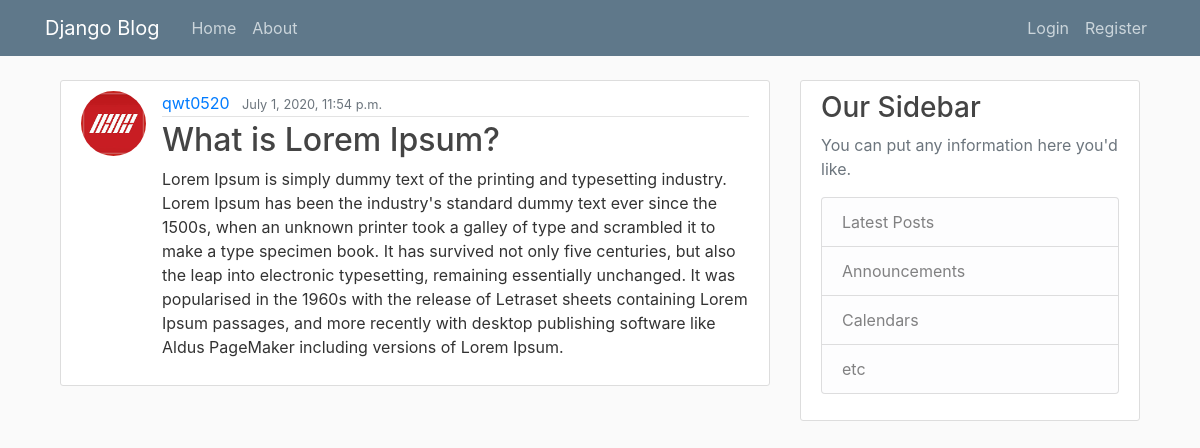
Screenshot of /blog/post/9/ with the database file from the repository.
### blog/models.py (models this page shows, shortened)
class Post(models.Model):
    title = models.CharField(max_length=100)
    content = models.TextField()
    date_posted = models.DateTimeField(default=timezone.now())
    author = models.ForeignKey(User, on_delete=models.CASCADE)

### Users/models.py (models this page shows, shortened)
class Profile(models.Model):
    user = models.OneToOneField(User, on_delete=models.CASCADE)
    image = models.ImageField(default='default.jpg', upload_to='profile_pics')

### blog/views.py (the view)
# urls.py: path('post/<int:pk>/', PostDetailView.as_view(), name='post-detail'),
class PostDetailView(DetailView):
    model = Post

### blog/templates/blog/post_detail.html (shortened to what this page needs)
{% extends "blog/base.html" %}
{% block content %}
    <article class="media content-section">
        <img class = "rounded-circle article-img" src="{{ object.author.profile.image.url }}">
        <div class="media-body">
            <div class="article-metadata">
                <a class="mr-2" href="{% url 'user-posts' post.author.username %}">{{ object.author }}</a>
                <small class="text-muted">{{ object.date_posted }}</small>
            </div>
            <h2 class="article-title">{{ object.title }}</h2>
            <p class="article-content">{{ object.content }}</p>
        </div>
    </article>
{% endblock content %}

### blog/static/blog/main.css (style rules this page uses)
body { background: #fafafa; color: #333333; margin-top: 5rem; }
h1, h2, h3, h4, h5, h6 { color: #444444; }
.content-section { background: #ffffff; padding: 10px 20px; border: 1px solid #dddddd; border-radius: 3px; margin-bottom: 20px; }
.article-title { color: #444444; }
.article-content { white-space: pre-line; }
.article-img { height: 65px; width: 65px; margin-right: 16px; }
.article-metadata { padding-bottom: 1px; margin-bottom: 4px; border-bottom: 1px solid #e3e3e3 }

### rows the page displays
Post: author.profile.image (picture), author "qwt0520", date_posted "July 1, 2020, 11:54 p.m.", title "What is Lorem Ipsum?", content "Lorem Ipsum is simply dummy text of the printing and typesetting industry. Lorem Ipsum has been the industry's standard dummy text ever since the 1500s, when an unknown printer took a galley of type and scrambled it to make a type specimen book. It has survived not only five centuries, but also the leap into electronic typesetting, remaining essentially unchanged. It was popularised in the 1960s with the release of Letraset sheets containing Lorem Ipsum passages, and more recently with desktop publishing software like Aldus PageMaker including versions of Lorem Ipsum."
